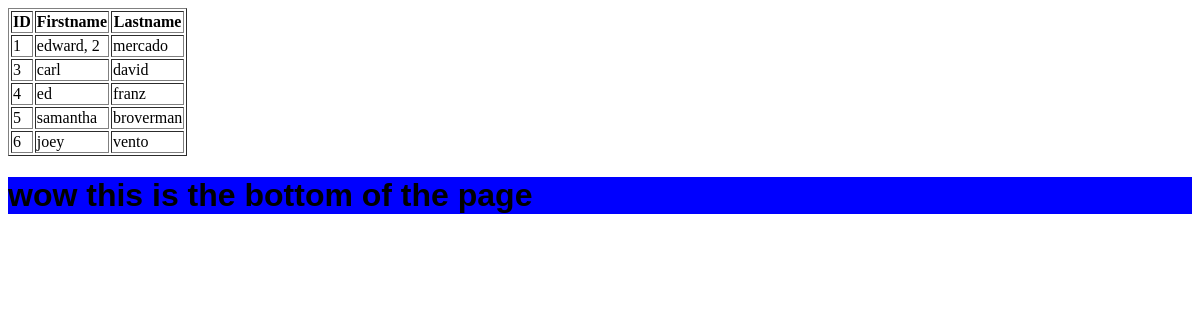
Page /testing/ on the earlier database version.
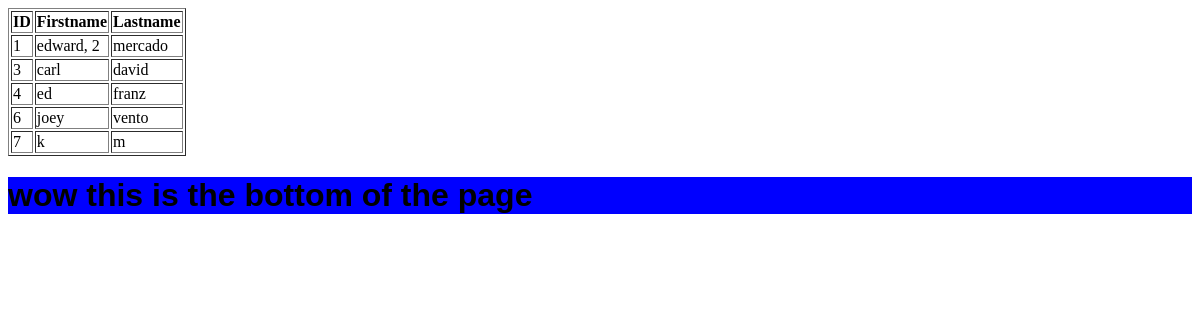
Same page on the later database version.
### members/models.py (models this page shows, shortened)
class Member(models.Model):
  firstname = models.CharField(max_length=255)
  lastname = models.CharField(max_length=255)
  phone = models.IntegerField(null=True)
  date_of_birth = models.DateField(null=True)

### members/views.py (the view)
# urls.py: path('testing/', views.testing, name='testing'),
def testing(request):
  template = loader.get_template('template.html')
  mymembers = Member.objects.all().values()
  context = {
    'firstname' : "edward",
    'mymembers' : mymembers,
  }
  return HttpResponse(template.render(context, request))

### members/templates/template.html
<!DOCTYPE html>
<html>
<body>
<table border='1'>
  <tr>
    <th>ID</th>
    <th>Firstname</th>
    <th>Lastname</th>
  </tr>
  {% for x in mymembers %}
    <tr>
      <td>{{ x.id }}</td>
        <td>{{ x.firstname }}</td>
      <td>{{ x.lastname }}</td>
    </tr>
  {% endfor %}
</table>
    {% include 'footer.html' %}
</body>
</html>

### members/templates/footer.html
<!DOCTYPE html>
<html>
<body>
    <div style= "font-family : Arial; background-color: blue;">
    <h1> wow this is the bottom of the page </h1>
    </div>
</body>
</html>

Differences in the rows shown:
removed Member: id "5", firstname "samantha", lastname "broverman"
added Member: id "7", firstname "k", lastname "m"
